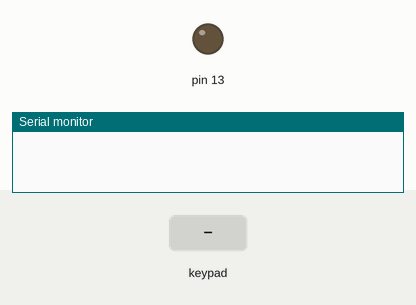
The sketch below on a simulated Arduino Uno, built with avr-gcc and run on an emulated ATmega328P. Parts: output pins drawn as LEDs (lit = HIGH), the last lines printed to the serial monitor. The test bench sets the inputs (shaded band).

Above: at 1.2 s.
1.3 s: keypad keys 1 2 3 * pressed 0.4 s apart
At 2.8 s:
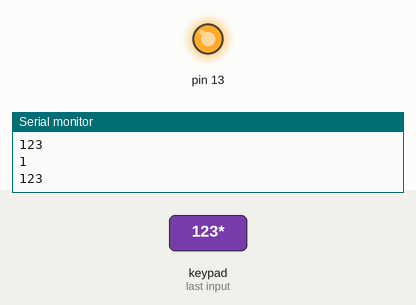
4.4 s: key 'A' pressed
7.4 s: key 'B' pressed
9.1 s: keypad keys 1 2 3 # pressed 0.4 s apart
12.2 s: key 'C' pressed
13.7 s: keypad keys 1 2 3 D pressed 0.4 s apart
Timing chart, 0 to 16.7 s (numbered marks = the images above; inputs shaded):
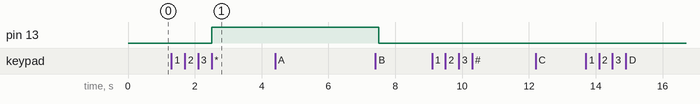

Measured:
- after the input at 1.3 s, pin 13: LOW → HIGH after 1.2 s
- after the input at 4.4 s, every drawn part: stays the same

The sketch:

keypad_led.ino
```cpp
#include <Keypad.h>

const byte ROWS = 4;
const byte COLS = 4;
String password = "123";
String input = "EEE";
static int i = 0;

char hexaKeys[ROWS][COLS] = {
  {'1', '2', '3', 'A'},
  {'4', '5', '6', 'B'},
  {'7', '8', '9', 'C'},
  {'*', '0', '#', 'D'}
};

byte rowPins[ROWS] = {9, 8, 7, 6};
byte colPins[COLS] = {5, 4, 3, 2};

Keypad customKeypad = Keypad(makeKeymap(hexaKeys), rowPins, colPins, ROWS, COLS);

void setup(){
  Serial.begin(9600);
  pinMode(13, OUTPUT);
}

void loop(){
  char customKey = customKeypad.getKey();
  if (customKey){
    Serial.println(customKey);
    if (customKey == '*'){
      Serial.println("entrou no *");
      Serial.println(password);
      Serial.println(customKey);
      Serial.println(input);
      Serial.println(input==password);
      if (input.equals(password)){
        Serial.println(input);
        digitalWrite(13, HIGH);
        delay(5000);
        digitalWrite(13, LOW);
      }
      i=-1;
      input[0] = 'E';
      input[1] = 'E';
      input[2] = 'E';
    }
    input[i%3]= customKey;
    i++;
  }
}
```
